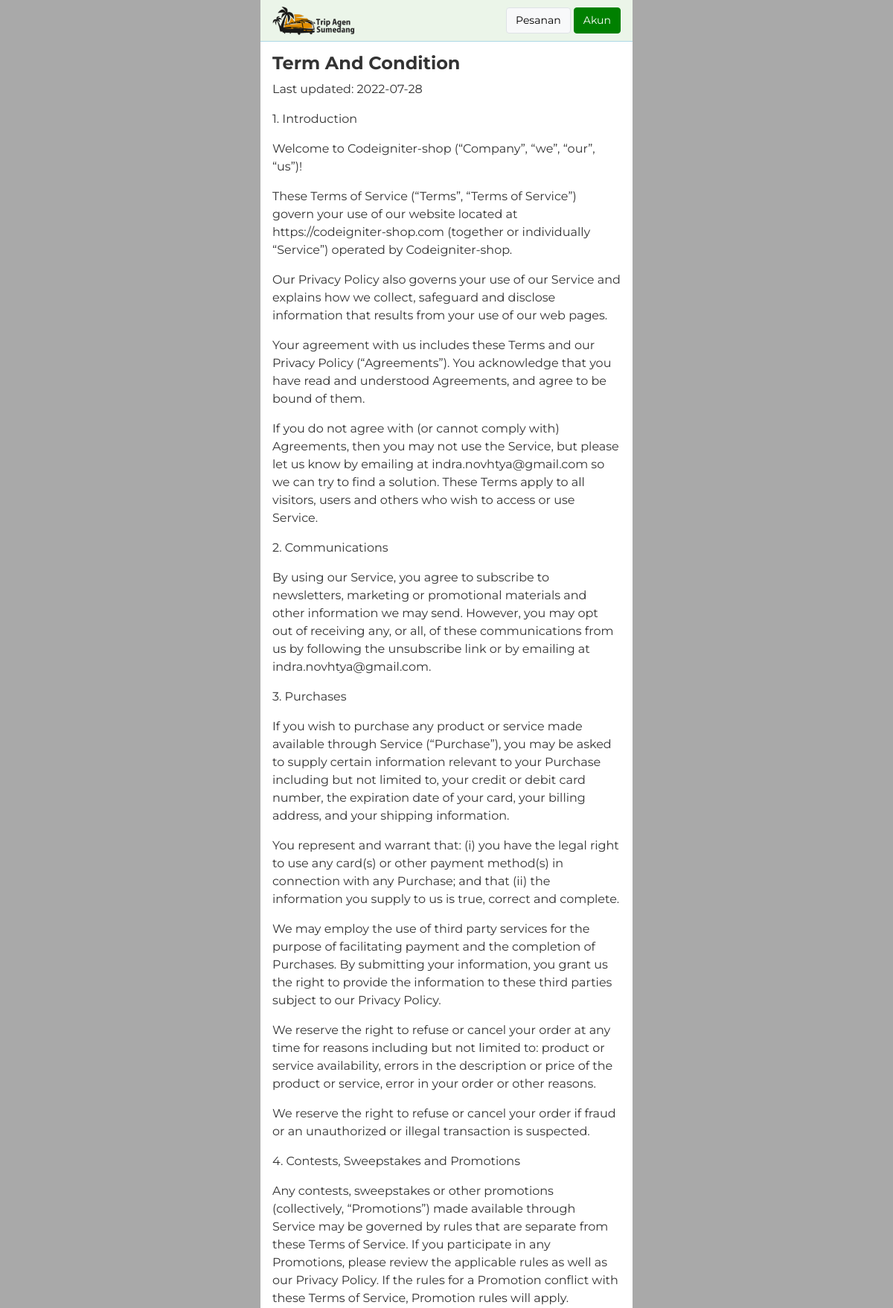
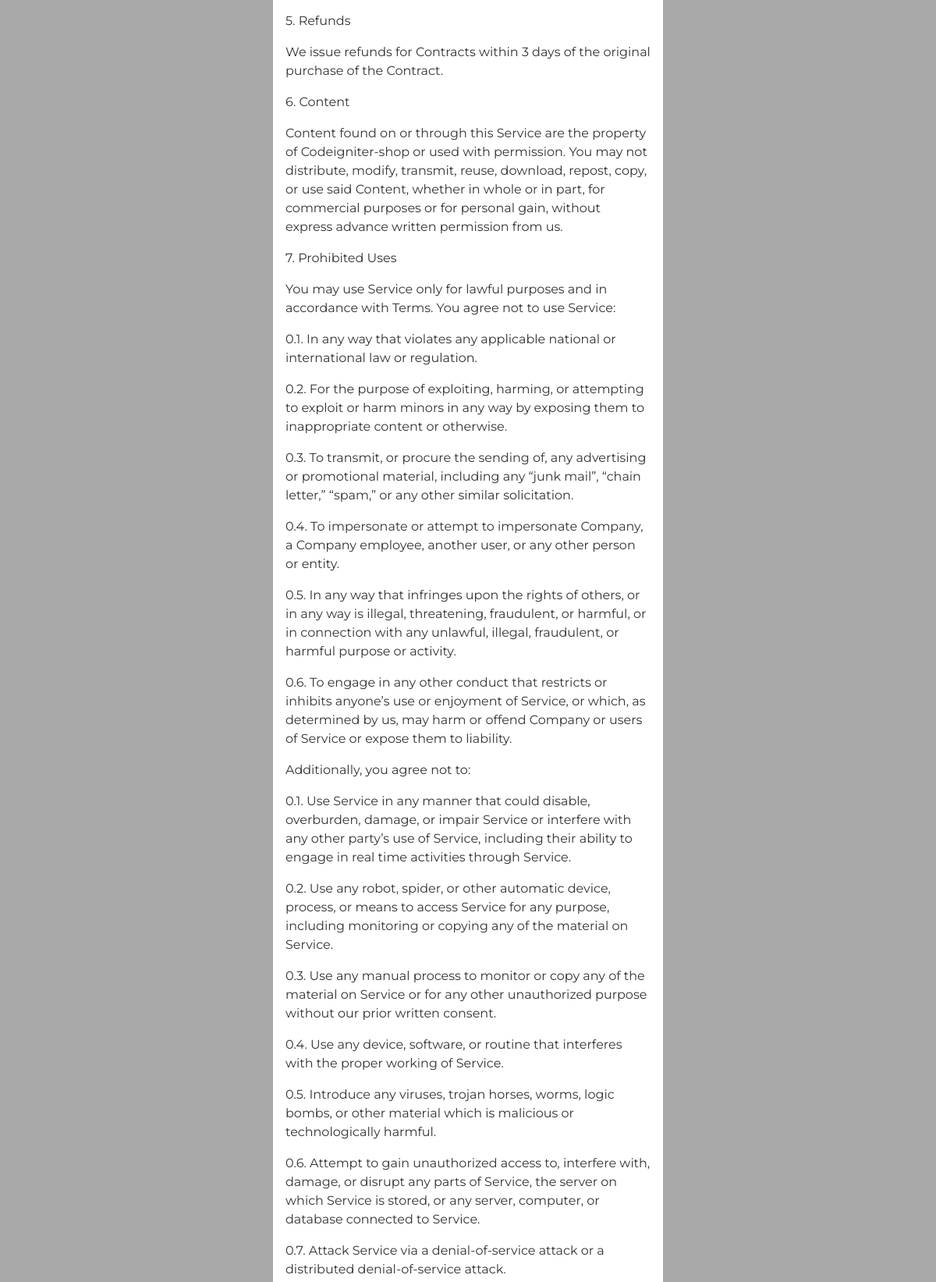
The app's page /page/pages/term-and-condition-1 (signed in, upper part) with its own data (2 pictures, top to bottom).
### tables this page shows
CREATE TABLE `settings` (
  `id` int(11) NOT NULL,
  `nama` varchar(200) NOT NULL,
  `deskripsi` text NOT NULL,
  `logo` varchar(200) NOT NULL,
  `favicon` varchar(200) NOT NULL,
  `id_provinsi` int(11) NOT NULL,
  `whatsapp` varchar(200) NOT NULL DEFAULT '6285657257215'
);

CREATE TABLE `page` (
  `id` int(11) NOT NULL,
  `title` varchar(200) NOT NULL,
  `text` text NOT NULL,
  `date` datetime NOT NULL DEFAULT current_timestamp(),
  `image` varchar(200) NOT NULL
);

### application/controllers/App.php (called while the page is built, shortened)
<?php
class App extends CI_Controller {
	public function page($page = "home" , $id = "", $param="")
	{
		$response = array();
		$response['site'] = base_url();
		$response['page'] = $page;
		$response['id'] = $id;
		include("user/data_user.php");
		include("globe/settings.php");
		$response['login'] = $login;
		if($page <> "logout"){
			$response['user'] = $user;
			$this->load->view('frontend/index',$response);
			$this->load->view('frontend/'.$page,$response);
			$this->load->view('frontend/index9',$response);
		} else {
			$_SESSION['user'] = "";
			redirect($site);
			header('location:'.$site);
		}
	}
}
?>

### index.php (called while the page is built, shortened)
<?php
require_once BASEPATH.'core/CodeIgniter.php';

### application/models/Model.php (called while the page is built, shortened)
<?php
class model extends CI_Model {
	public function get_obj($table,$where = ""){
		$table = str_replace('`','',$table); $table = "#".$table."#"; $table = str_replace('# ','',$table);  $table = str_replace(' #','',$table); $table = str_replace('#','',$table);
		if(!empty($where)){
			$data = $this->db->query("SELECT * FROM `$table` WHERE $where");
			return $data->result_object();
		} else {
			$data = $this->db->query("SELECT * FROM `$table` ");
			return $data->result_object();
		}
	}
	public function row($table,$where = ""){
		$table = str_replace('`','',$table); $table = "#".$table."#"; $table = str_replace('# ','',$table);  $table = str_replace(' #','',$table); $table = str_replace('#','',$table);
		if(!empty($where)){
			$data = $this->db->query("SELECT * FROM `$table` WHERE $where");
			return $data->num_rows();
		} else {
			$data = $this->db->query("SELECT * FROM `$table` ");
			return $data->num_rows();
		}
	}
}
?>

### application/controllers/globe/settings.php (called while the page is built, shortened)
<?php
$table = "settings";
$sql = "id<>-1";
$row = $this->model->row($table,$sql);
if($row >= 1){
	$data_list = $this->model->get_obj($table,$sql);
	foreach($data_list as $data){
		$settings= $data;
	}
}
?>

### application/views/frontend/pages.php (the view, shortened to what this page needs)
<?php
if(!empty($id)){
	$idx = explode('-',$id);
	$id = $idx[count($idx) -1];
	$table = "page";
	$sql = "`id`='$id'";
	$row = $this->model->row($table,$sql);
	if($row >= 1){
		$data = $this->model->get_obj($table,$sql)[0];
	}
}
?>
<div class="padding pt-3">
<div class="card-product-detail">
<h4  style="font-weight : bold;" > <?php echo($data->title) ;  ?></h4>
</div>
<div class="">
		<?php echo html_entity_decode(htmlspecialchars_decode($data->text)) ;  ?>
</div>
</div>

### application/views/frontend/a_header.php (shortened to what this page needs)
<header class="header-main padding"  style=" border-bottom:1px solid lightblue;" >
	<div class="header-logo-main"  style="height:55px;" >
		<div class="header-logo-width w-140p" onclick="document.location.href='<?php echo($site) ?>#'; ">
		<img  style="height: 40px;width : auto!important;"  src="<?php echo($site) ?>image/<?php echo($settings->logo) ;  ?>"></div>
		<div class="header-search-width w-100-140 ps-3 " align="right">
			<?php if(empty($login)){?>
			<a class="btn btn-light border" href="<?php echo($site) ?>page/daftar" > Daftar </a>
			<a class="btn btn-success" href="<?php echo($site) ?>page/login" > Masuk </a>
			<?php } else {?>
			<a class="btn btn-light border" href="<?php echo($site) ?>page/invoice"> Pesanan</a>
			<a class="btn btn-success" href="<?php echo($site) ?>page/akun" > Akun </a>
			<?php }  ?>
		</div>
	</div>
</header>

### assets_landing/css/styles.css (style rules this page uses)
.header-main { transition: 1s!important; background: #ebf5e9; width: inherit; position: relative; z-index: 99!important; max-width: 100%!important; }
.header-logo-main { display: flex; align-items: center; justify-content: center; padding-top: 10px; padding-bottom: 10px; }
.header-logo-width { width: 90px; }
.header-logo-width img { width: 100%; }
.header-search-width { width: calc(100% - 90px); }
.padding { padding-left: 1rem; padding-right: 1rem; }
body { font-family: "Montserrat",-apple-system,BlinkMacSystemFont,"Segoe UI",Roboto,"Helvetica Neue",Arial,"Noto Sans",sans-serif,"Apple Color Emoji","Segoe UI Emoji","Segoe UI Symbol","Noto Color Emoji"; }
a[href], a[href]:hover { text-decoration: none!important; }
.btn-success { background: green!important; border-color: green!important; }
.color-black, .text-black, body { color: #333333; }
* ::placeholder { color: darkgray!important; font-style: italic; }
.btn { font-size: 14px; }
.w-100-140 { width: calc(100% - 140px); }
.w-140p { width: 140px; }
.fixed { position: fixed; }
.header-main.fixed { top: 0px!important; }
.card-product-detail { font-size: 16px!important; }
* { scroll-behavior: smooth; }

### records on screen
settings: logo (picture)
page: title "Term And Condition", text "Last updated: 2022-07-28 1. Introduction Welcome to Codeigniter-shop (“Company”, “we”, “our”, “us”)! These Terms of Service (“Terms”, “Terms of Service”) govern your use of our website located at https://codeigniter-shop.com (together or individually “Service”) operated by Codeigniter-shop. Our Privacy Policy also governs your use of our Service and explains how we collect, safeguard and disclose information that results from your use of our web pages. Your agreement with us includes these Terms and our Privacy Policy (“Agreements”). You acknowledge that you have read and understood Agreements, and agree to be bound of them. If you do not agree with (or cannot comply with) Agreements, then…"
